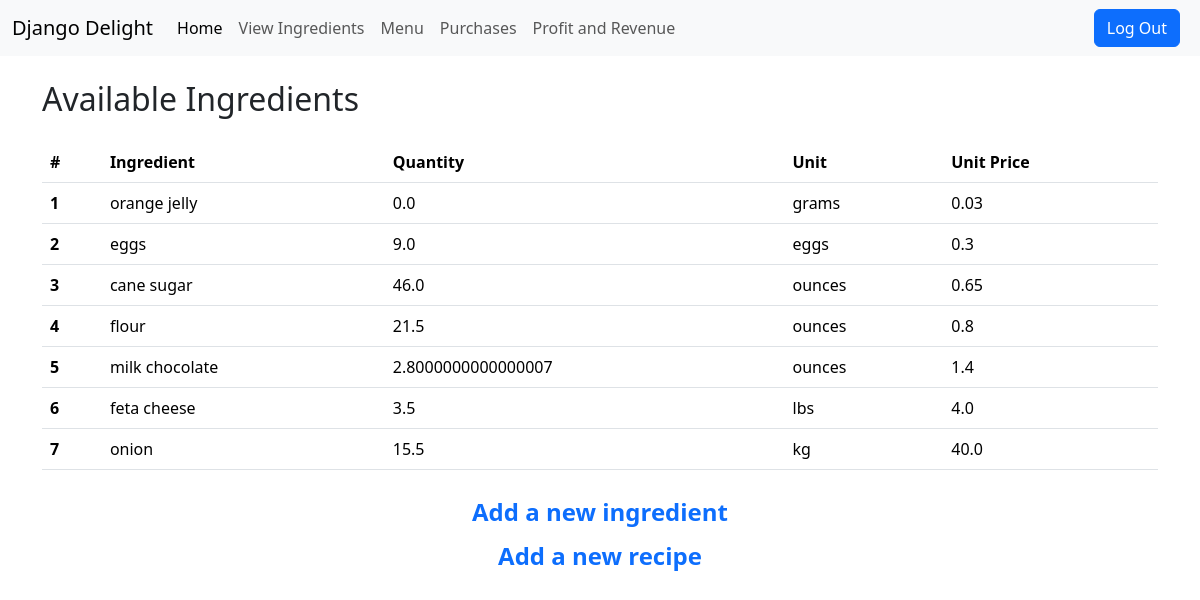
Page /inventory_list/ (signed in) on the committed database.
### inventory/models.py (models this page shows, shortened)
class Ingredient(models.Model):
    name = models.CharField(max_length=50)
    quantity = models.FloatField()
    unit = models.CharField(max_length=10)
    unit_price = models.FloatField()

### inventory/views.py (the view)
# urls.py: path("inventory_list/", views.ListIngredients.as_view(), name="inventorylist"),
class ListIngredients(LoginRequiredMixin, ListView):
    model = Ingredient
    template_name = "inventory/inventory_list.html"
    context_object_name = "ingredients"

### inventory/templates/inventory/inventory_list.html
{% extends './base.html' %} {% block title %}Available Ingredients{% endblock %}
{% block content %}
<div class="container mt-4">
  <h2 class="mb-4">Available Ingredients</h2>
  <table class="table">
    <thead>
      <tr>
        <th scope="col">#</th>
        <th scope="col">Ingredient</th>
        <th scope="col">Quantity</th>
        <th scope="col">Unit</th>
        <th scope="col">Unit Price</th>
      </tr>
    </thead>
    <tbody>
      {% for ingredient in ingredients %}
      <tr>
        <th scope="row">{{ forloop.counter }}</th>
        <td>{{ ingredient.name }}</td>
        <td>{{ ingredient.quantity }}</td>
        <td>{{ ingredient.unit }}</td>
        <td>{{ ingredient.unit_price }}</td>
      </tr>
      {% endfor %}
    </tbody>
  </table>
  <div class="container text-center mt-4 mb-2">
    <a
      href='{% url "addingredient" %}'
      class="fw-bold fs-4 text-decoration-none"
      >Add a new ingredient</a
    >
  </div>
  <div class="container text-center">
    <a href='{% url "addrecipe" %}' class="fw-bold fs-4 text-decoration-none"
      >Add a new recipe</a
    >
  </div>
</div>
{% endblock %}

### inventory/templates/inventory/base.html (shortened to what this page needs)
<!DOCTYPE html>
<html lang="en">
  <head>
    <link
      href="https://cdn.jsdelivr.net/npm/bootstrap@5.3.2/dist/css/bootstrap.min.css"
      rel="stylesheet"
    />
  </head>
  <body>
    <nav class="navbar navbar-expand-lg bg-body-tertiary">
      <div class="container-fluid">
        <a class="navbar-brand" href="#">Django Delight</a>
        <div class="collapse navbar-collapse" id="navbarSupportedContent">
          <ul class="navbar-nav me-auto mb-2 mb-lg-0">
            <li class="nav-item">
              <a
                class="nav-link active"
                aria-current="page"
                href="{% url 'home' %}"
                >Home</a
              >
            </li>
            <li class="nav-item">
              <a class="nav-link" href='{% url "inventorylist" %}'
                >View Ingredients</a
              >
            </li>
            <li class="nav-item">
              <a class="nav-link" href='{% url "menuitems" %}'>Menu</a>
            </li>
            <li class="nav-item">
              <a class="nav-link" href='{% url "purchases" %}'>Purchases</a>
            </li>
            <li class="nav-item">
              <a class="nav-link" href='{% url "profit" %}'
                >Profit and Revenue</a
              >
            </li>
          </ul>
          {% if user.is_authenticated %}
          <form method="post" action='{% url "logout" %}'>
            <button class="btn btn-primary mx-2" type="submit">Log Out</button>
          </form>
          {% else %}
          <a href='{% url "login" %}'>
            <button class="btn btn-primary mx-2">Log In</button>
          </a>
          {% endif %}
        </div>
      </div>
    </nav>
    {% block content %}{% endblock content %}
  </body>
</html>

### rows in the picture
Ingredient: name "orange jelly", quantity "0.0", unit "grams", unit_price "0.03"
Ingredient: name "eggs", quantity "9.0", unit "eggs", unit_price "0.3"
Ingredient: name "cane sugar", quantity "46.0", unit "ounces", unit_price "0.65"
Ingredient: name "flour", quantity "21.5", unit "ounces", unit_price "0.8"
Ingredient: name "milk chocolate", quantity "2.8000000000000007", unit "ounces", unit_price "1.4"
Ingredient: name "feta cheese", quantity "3.5", unit "lbs", unit_price "4.0"
Ingredient: name "onion", quantity "15.5", unit "kg", unit_price "40.0"
